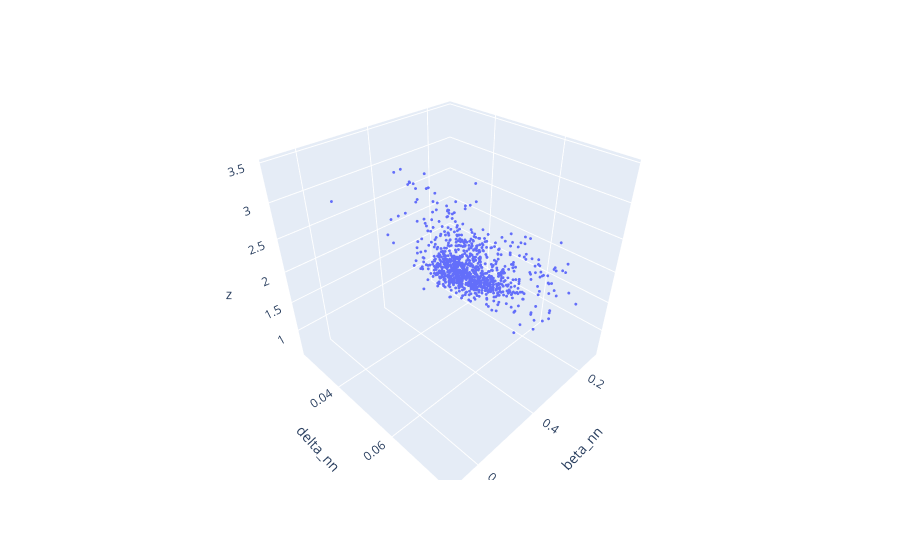
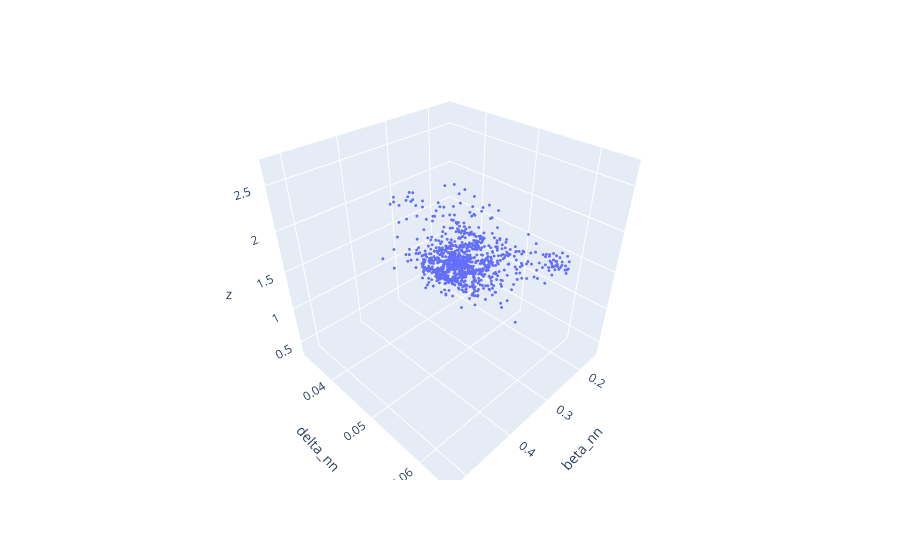

The code cell stored with these charts, in order, in its notebook:
### Code cell
from scipy.optimize import curve_fit
from sklearn.metrics import r2_score
def f(x,a):
    return a*np.sqrt(x)
def un_norm(a,var):
    return a*myscaler(plasma0[var])[2]+myscaler(plasma0[var])[1]
#EXP
beta=beta_fun()
delta=plasma0.Delta_exp.values
dfbeta=pd.DataFrame({'delta_nn':delta.reshape(-1),'beta_nn':beta.reshape(-1),'z':plasma0.beta_n_exp.values.reshape(-1)})
# dfbeta[dfbeta['beta_nn']>100]=np.nan
# dfbeta=dfbeta.dropna(axis=0)
popt_exp,pcov=curve_fit(f,dfbeta.beta_nn,dfbeta.delta_nn,maxfev=50000)
x=np.linspace(0.1,0.5,100)
plt.figure(dpi=200)
plt.plot(x,f(x,popt_exp),'r--',label='square root fit')
plt.scatter(beta,delta,s=5,label='Experimental')#,c=plasma0.beta_n_exp.values.reshape(-1))
plt.ylabel('Delta')
plt.xlabel('Beta')
r2_exp=r2_score(dfbeta.delta_nn, f(dfbeta.beta_nn,popt_exp))
plt.annotate('R^2='+str(np.round(r2_exp,3))+'\n'+'c='+str(np.round(popt_exp[0],3)),xy=[0.55,0.05])
plt.legend()
plt.show()
import plotly.express as px
fig = px.scatter_3d(data_frame=dfbeta,x='beta_nn',y='delta_nn', z='z')
fig.update_traces(marker={'size': 1})
fig.show()
dfbeta_exp=dfbeta
#EPI
beta_nn=beta_fun((mean_dist2.mean().numpy()*myscaler(plasma0.Te_ped_exp)[2])+myscaler(plasma0.Te_ped_exp)[1],(mean_dist3.mean().numpy()*myscaler(plasma0.ne_ped_exp)[2])+myscaler(plasma0.ne_ped_exp)[1])#(mean_dist.mean().numpy().reshape(-1)*plasma.ne_ped_exp.values)/(plasma['Ip[MA]'].values)**2
delta_nn=(mean_dist.mean().numpy()*myscaler(plasma0.Delta_exp)[2])+myscaler(plasma0.Delta_exp)[1]
dfbeta=pd.DataFrame({'delta_nn':delta_nn.reshape(-1),'beta_nn':beta_nn.reshape(-1),
    'epi_beta':beta_error(Te_ped_error=mean_dist2.stddev().numpy().reshape(-1)*myscaler(plasma0.Te_ped_exp)[2],ne_ped_error=mean_dist3.stddev().numpy().reshape(-1)*myscaler(plasma0.ne_ped_exp)[2],Te_ped=un_norm(mean_dist2.mean().numpy().reshape(-1),'Te_ped_exp'),ne_ped=un_norm(mean_dist3.mean().numpy().reshape(-1),'ne_ped_exp')),
    'epi_delta':mean_dist.stddev().numpy().reshape(-1)*myscaler(plasma0.Delta_exp)[2],'z':((mean_dist4.mean().numpy()*myscaler(plasma0.beta_n_pred)[2])+myscaler(plasma0.beta_n_pred)[1]).reshape(-1)})
dfbeta[dfbeta['beta_nn']>100]=np.nan
dfbeta=dfbeta.dropna(axis=0)
plt.errorbar(dfbeta.beta_nn,dfbeta.delta_nn,yerr=dfbeta.epi_delta,xerr=dfbeta.epi_beta,label='NN_pred epistemic error',fmt='o',markersize=2,elinewidth=0.09)

popt_nn,pcov=curve_fit(f,dfbeta.beta_nn,dfbeta.delta_nn,sigma=dfbeta.epi_delta,maxfev=50000)
plt.xlim(0.1,0.5)
x=np.linspace(0.1,0.5,100)
plt.plot(x,f(x,popt_nn),'r--',label='square root fit')
r2_nn=r2_score(dfbeta.delta_nn, f(dfbeta.beta_nn,popt_nn))
plt.annotate('R^2='+str(np.round(r2_nn,3))+'\n'+'c='+str(np.round(popt_nn[0],5)),xy=[0.4,0.04])
plt.ylabel('Delta')
plt.xlabel('Beta')
plt.legend()
plt.show()
import plotly.express as px
fig = px.scatter_3d(data_frame=dfbeta,x='beta_nn',y='delta_nn', z='z')
fig.update_traces(marker={'size': 1})
fig.show()
dfbeta_epi=dfbeta

### Figure 1 — Plotly figure (JSON) as saved in the notebook; plotly's stock layout.template omitted (floating-point values rounded to 4 significant figures; data arrays with more than 128 entries replaced by an {"elided": "..."} marker saying what was removed)
{"data": [{"hovertemplate": "beta_nn=%{x}<br>delta_nn=%{y}<br>z=%{z}<extra></extra>", "legendgroup": "", "marker": {"color": "#636efa", "size": 1, "symbol": "circle"}, "mode": "markers", "name": "", "scene": "scene", "showlegend": false, "type": "scatter3d", "x": {"elided": "958 float values"}, "y": {"elided": "958 float values"}, "z": {"elided": "958 float values"}}], "layout": {"legend": {"tracegroupgap": 0}, "margin": {"t": 60}, "scene": {"domain": {"x": [0, 1], "y": [0, 1]}, "xaxis": {"title": {"text": "beta_nn"}}, "yaxis": {"title": {"text": "delta_nn"}}, "zaxis": {"title": {"text": "z"}}}}}

### Figure 2 — Plotly figure (JSON) as saved in the notebook; plotly's stock layout.template omitted (floating-point values rounded to 4 significant figures; data arrays with more than 128 entries replaced by an {"elided": "..."} marker saying what was removed)
{"data": [{"hovertemplate": "beta_nn=%{x}<br>delta_nn=%{y}<br>z=%{z}<extra></extra>", "legendgroup": "", "marker": {"color": "#636efa", "size": 1, "symbol": "circle"}, "mode": "markers", "name": "", "scene": "scene", "showlegend": false, "type": "scatter3d", "x": {"elided": "958 float values"}, "y": {"elided": "958 float values"}, "z": {"elided": "958 float values"}}], "layout": {"legend": {"tracegroupgap": 0}, "margin": {"t": 60}, "scene": {"domain": {"x": [0, 1], "y": [0, 1]}, "xaxis": {"title": {"text": "beta_nn"}}, "yaxis": {"title": {"text": "delta_nn"}}, "zaxis": {"title": {"text": "z"}}}}}
